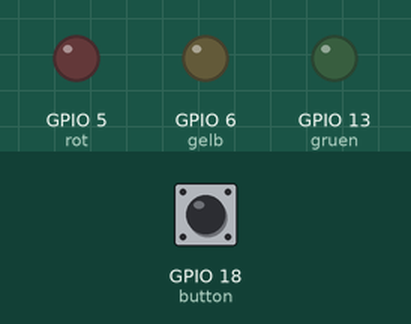
A program run on a simulated Raspberry Pi (BCM pin numbers). Shown: output pins drawn as LEDs (lit = HIGH). Inputs (shaded band) come from the test bench; at power-on: GPIO 18 (button) HIGH.

Above: at 1.2 s.
1.3 s: GPIO 18 (button) pulled LOW for 0.15 s
At 1.39 s:
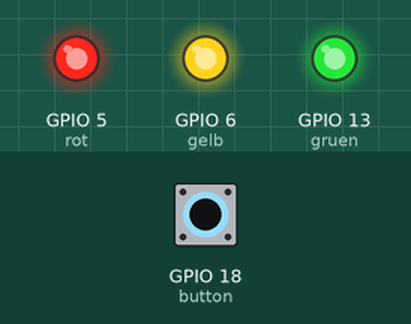
2.9 s: GPIO 18 (button) pulled LOW for 3.2 s
At 6.5 s:
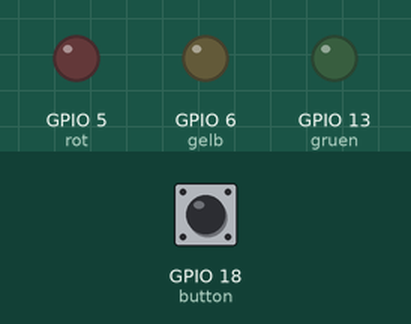
Timing chart, 0 to 8.0 s (numbered marks = the images above; inputs shaded):
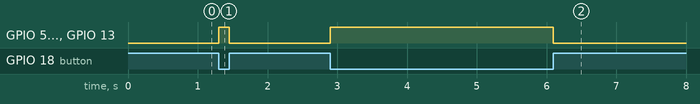

Measured:
- after the input at 1.3 s, GPIO 5 (rot), GPIO 6 (gelb), GPIO 13 (gruen): LOW → HIGH at once, → LOW 0.15 s later
- after the input at 2.9 s, GPIO 5 (rot), GPIO 6 (gelb), GPIO 13 (gruen): LOW → HIGH at once, → LOW 3.2 s later

The program:

buttonTest.py
```python
from gpiozero import LED, Button

''' button Test
Dies ist ein Beispielprogramm für das neue HAT.
VHS Esslingen - raspberry pi Fortgeschrittenen Kurs

Matthias Burger 2018-05
'''

gruen = LED(13)
gelb = LED(6)
rot = LED(5)
button = Button(18)

while True:
    if button.is_pressed:
        # wenn der Knopfgedrückt ist schalte die LEDs an
        gruen.on()
        gelb.on()
        rot.on()
    else:
        # wenn der Knopf nicht gedrückt ist, schalte die LEDS aus
        gruen.off()
        gelb.off()
        rot.off()
```
